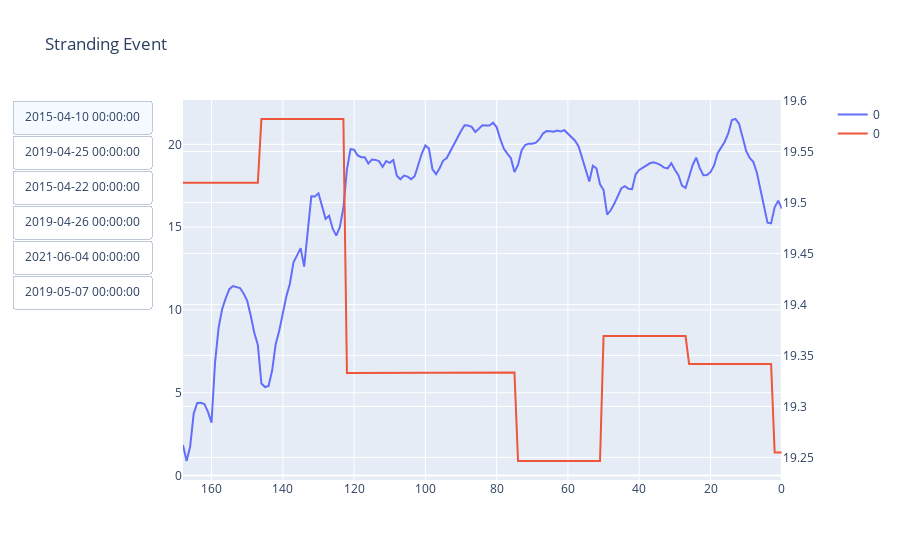

This figure's notebook cell:
### Code cell
import plotly.graph_objects as go
from plotly.subplots import make_subplots


fig = make_subplots(specs=[[{"secondary_y": True}]])
fig.update_xaxes(autorange="reversed")


for i in range(7):
    if i == 0:
        fig.add_trace(
            go.Scatter(x = np.linspace(168,0,169), y= ws.iloc[:,i].values, name=str(i), visible=True),
            secondary_y=False,
        )
        fig.add_trace(
            go.Scatter(x = np.linspace(168,0,169), y= sst.iloc[:,i].values, name=str(i), visible=True),
            secondary_y=True,
        )
    else:
        fig.add_trace(
            go.Scatter(x = np.linspace(168,0,169), y= ws.iloc[:,i].values, name=str(i), visible=False),
            secondary_y=False,
        )
        fig.add_trace(
            go.Scatter(x = np.linspace(168,0,169), y= sst.iloc[:,i].values, name=str(i), visible=False),
            secondary_y=True,
        )      
    

fig.update_layout(
    updatemenus=[
        dict(
            type="buttons",
            buttons=[
                dict(label=str(dates_sorted[0]),
                     method="update",
                     args=[
                         {"visible": show_hide[0]}
                     ]),
                dict(label=str(dates_sorted[1]),
                     method="update",
                     args=[
                         {"visible": show_hide[1]}
                     ]),
                dict(label=str(dates_sorted[2]),
                     method="update",
                     args=[
                        {"visible": show_hide[2]}
                     ]),
                dict(label=str(dates_sorted[3]),
                     method="update",
                     args=[
                         {"visible": show_hide[3]}
                     ]),
                dict(label=str(dates_sorted[4]),
                     method="update",
                     args=[
                         {"visible": show_hide[4]}
                     ]),
                dict(label=str(dates_sorted[5]),
                     method="update",
                     args=[
                         {"visible": show_hide[5]}
                     ])
            ],
        )
    ]
)

# Update remaining layout properties
fig.update_layout(
    title_text="Stranding Event",
    showlegend=True,
)


fig.show()

### Figure 1 — Plotly figure (JSON) as saved in the notebook; plotly's stock layout.template omitted (floating-point values rounded to 4 significant figures; data arrays with more than 128 entries replaced by an {"elided": "..."} marker saying what was removed)
{"data": [{"name": "0", "type": "scatter", "visible": true, "x": {"elided": "169 int values"}, "xaxis": "x", "y": {"elided": "169 float values"}, "yaxis": "y"}, {"name": "0", "type": "scatter", "visible": true, "x": {"elided": "169 int values"}, "xaxis": "x", "y": {"elided": "169 float values"}, "yaxis": "y2"}, {"name": "1", "type": "scatter", "visible": false, "x": {"elided": "169 int values"}, "xaxis": "x", "y": {"elided": "169 float values"}, "yaxis": "y"}, {"name": "1", "type": "scatter", "visible": false, "x": {"elided": "169 int values"}, "xaxis": "x", "y": {"elided": "169 float values"}, "yaxis": "y2"}, {"name": "2", "type": "scatter", "visible": false, "x": {"elided": "169 int values"}, "xaxis": "x", "y": {"elided": "169 float values"}, "yaxis": "y"}, {"name": "2", "type": "scatter", "visible": false, "x": {"elided": "169 int values"}, "xaxis": "x", "y": {"elided": "169 float values"}, "yaxis": "y2"}, {"name": "3", "type": "scatter", "visible": false, "x": {"elided": "169 int values"}, "xaxis": "x", "y": {"elided": "169 float values"}, "yaxis": "y"}, {"name": "3", "type": "scatter", "visible": false, "x": {"elided": "169 int values"}, "xaxis": "x", "y": {"elided": "169 float values"}, "yaxis": "y2"}, {"name": "4", "type": "scatter", "visible": false, "x": {"elided": "169 int values"}, "xaxis": "x", "y": {"elided": "169 float values"}, "yaxis": "y"}, {"name": "4", "type": "scatter", "visible": false, "x": {"elided": "169 int values"}, "xaxis": "x", "y": {"elided": "169 float values"}, "yaxis": "y2"}, {"name": "5", "type": "scatter", "visible": false, "x": {"elided": "169 int values"}, "xaxis": "x", "y": {"elided": "169 float values"}, "yaxis": "y"}, {"name": "5", "type": "scatter", "visible": false, "x": {"elided": "169 int values"}, "xaxis": "x", "y": {"elided": "169 float values"}, "yaxis": "y2"}, {"name": "6", "type": "scatter", "visible": false, "x": {"elided": "169 int values"}, "xaxis": "x", "y": {"elided": "169 float values"}, "yaxis": "y"}, {"name": "6", "type": "scatter", "visible": false, "x": {"elided": "169 int values"}, "xaxis": "x", "y": {"elided": "169 float values"}, "yaxis": "y2"}], "layout": {"showlegend": true, "title": {"text": "Stranding Event"}, "updatemenus": [{"buttons": [{"args": [{"visible": [true, true, false, false, false, false, false, false, false, false, false, false, false, false]}], "label": "2015-04-10 00:00:00", "method": "update"}, {"args": [{"visible": [false, false, true, true, false, false, false, false, false, false, false, false, false, false]}], "label": "2019-04-25 00:00:00", "method": "update"}, {"args": [{"visible": [false, false, false, false, true, true, false, false, false, false, false, false, false, false]}], "label": "2015-04-22 00:00:00", "method": "update"}, {"args": [{"visible": [false, false, false, false, false, false, true, true, false, false, false, false, false, false]}], "label": "2019-04-26 00:00:00", "method": "update"}, {"args": [{"visible": [false, false, false, false, false, false, false, false, true, true, false, false, false, false]}], "label": "2021-06-04 00:00:00", "method": "update"}, {"args": [{"visible": [false, false, false, false, false, false, false, false, false, false, true, true, false, false]}], "label": "2019-05-07 00:00:00", "method": "update"}], "type": "buttons"}], "xaxis": {"anchor": "y", "autorange": "reversed", "domain": [0, 0.94]}, "yaxis": {"anchor": "x", "domain": [0, 1]}, "yaxis2": {"anchor": "x", "overlaying": "y", "side": "right"}}}
